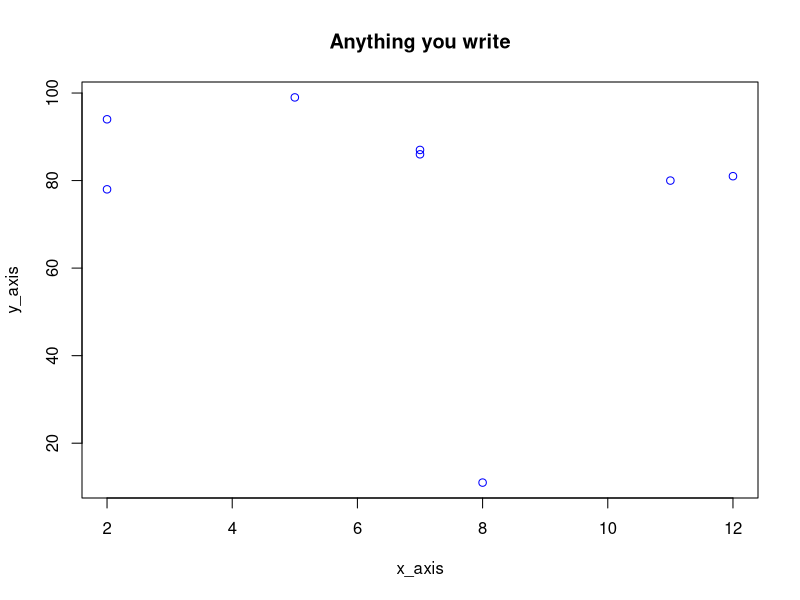

R code for this plot:
x1<-c(5,7,8,7,2,2,11,12)
y1<-c(99,86,11,87,94,78,80,81)
plot(x1,y1,main="Anything you write",xlab="x_axis",ylab="y_axis",col="blue")

